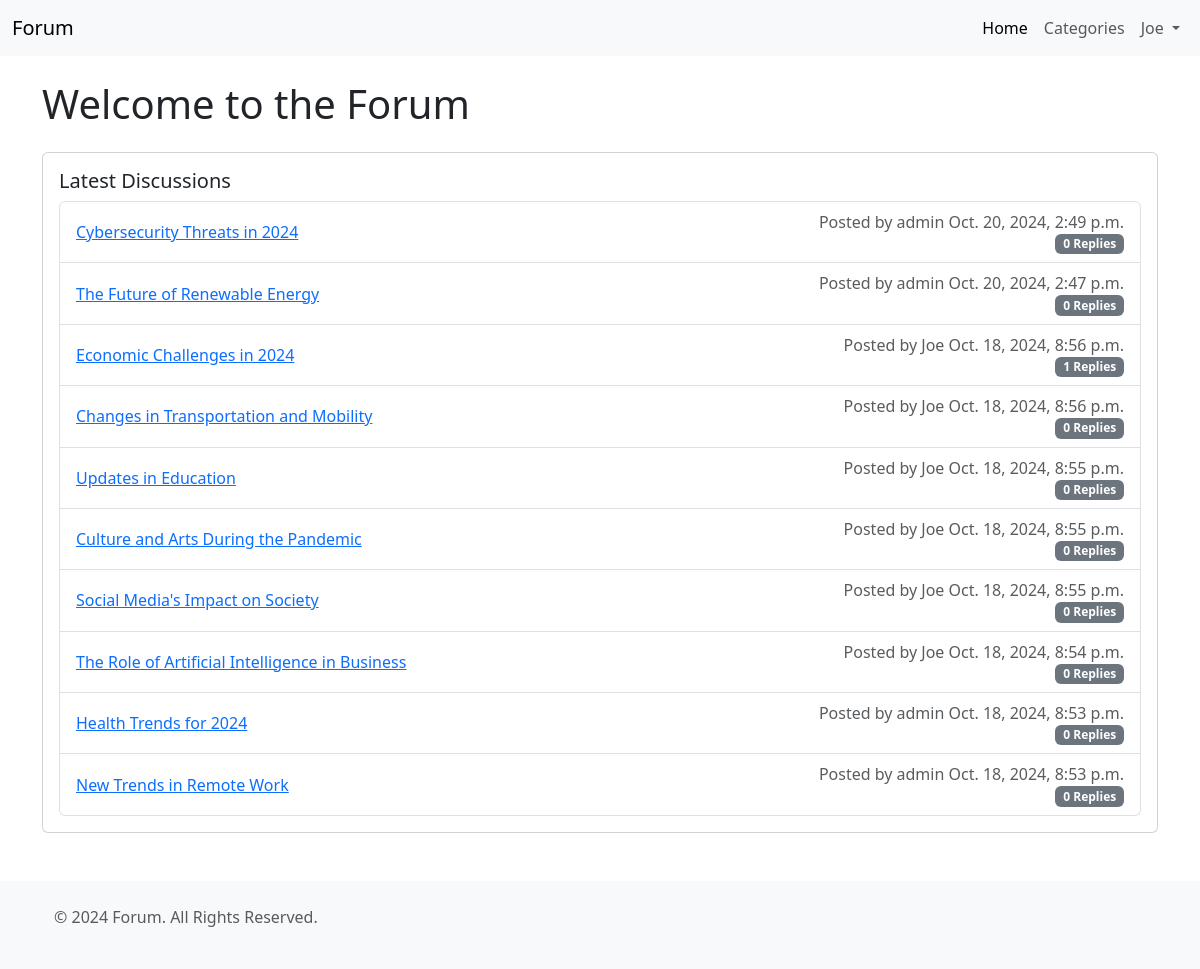
Screenshot of / (signed in) with the database file from the repository.
### forumapp/models.py (models this page shows, shortened)
class Topic(models.Model):
    title = models.CharField(max_length=200)
    slug = models.SlugField(max_length=200, unique=True, blank=True)
    content = models.TextField()
    created_at = models.DateTimeField(auto_now_add=True)
    updated_at = models.DateTimeField(auto_now=True)
    category = models.ForeignKey(Category, on_delete=models.CASCADE, related_name='topics')
    author = models.ForeignKey(User, on_delete=models.CASCADE, related_name='topics')

### forumapp/views.py (the view)
# urls.py: path('', views.index, name='index'),
def index(request: HttpRequest) -> HttpResponse:
    topics = Topic.objects.order_by('-created_at')[:10]
    return render(request, 'index.html', {'topics': topics})

### forumapp/templates/index.html
{% extends 'base.html' %}
{% load i18n %}
{% block content %}
<h1 class="mb-4">{% trans "Welcome to the Forum" %}</h1>
<div class="card mb-3">
    <div class="card-body">
        <h5 class="card-title">{% trans "Latest Discussions" %}</h5>
        <ul class="list-group">
            {% for topic in topics %}
            <li class="list-group-item d-flex justify-content-between align-items-center">
                <a href="{% url 'topic_detail' topic.slug %}">{{ topic.title }}</a>
                <div class="d-flex flex-column align-items-end">
                    <p class="text-muted mb-0">{% trans "Posted by" %} {{ topic.author }} {{topic.created_at}}</p>
                    <span class="badge bg-secondary">{{ topic.replies.count }} {% trans "Replies" %}</span>
                </div>
            </li>
            {% endfor %}
        </ul>
    </div>
</div>
{% endblock %}

### forumapp/templates/base.html (shortened to what this page needs)
{% load static %}
{% load i18n %}
<!DOCTYPE html>
<html lang="en">
<head>
    <link rel="stylesheet" href="https://cdn.jsdelivr.net/npm/bootstrap@5.3.3/dist/css/bootstrap.min.css"
>
    <link rel="stylesheet" href="https://cdn.jsdelivr.net/npm/bootstrap-icons@1.11.3/font/bootstrap-icons.css"
>
    <link rel="stylesheet" href="{% static 'css/styles.css' %}">
</head>
<body>
    <nav class="navbar navbar-expand-lg navbar-light bg-light">
        <div class="container-fluid">
            <a class="navbar-brand" href="{% url 'index' %}">{% trans "Forum" %}</a>
            <div class="collapse navbar-collapse" id="navbarNav">
                <ul class="navbar-nav ms-auto">
                    <li class="nav-item">
                        <a class="nav-link active" href="{% url 'index' %}">{% trans "Home" %}</a>
                    </li>
                    <li class="nav-item">
                        <a class="nav-link" href="{% url 'category_list' %}">{% trans "Categories" %}</a>
                    </li>
                    {% if user.is_authenticated %}
                        <li class="nav-item dropdown">
                            <a class="nav-link dropdown-toggle" href="#" id="userDropdown" role="button" data-bs-toggle="dropdown" aria-expanded="false">
                                {{ user.username }}
                            </a>
                        </li>
                    {% endif %}
                </ul>
            </div>
        </div>
    </nav>
    <div class="container mt-4">
        {% block content %}
        {% endblock %}
    </div>
    <footer class="bg-light text-center text-lg-start mt-5">
        <div class="container p-4">
            <p class="text-muted">&copy; {% trans "2024 Forum. All Rights Reserved." %}</p>
        </div>
    </footer>
</body>
</html>

### rows the page displays
Topic: title "Cybersecurity Threats in 2024", author "admin", created_at "Oct. 20, 2024, 2:49 p.m.", replies.count "0"
Topic: title "The Future of Renewable Energy", author "admin", created_at "Oct. 20, 2024, 2:47 p.m.", replies.count "0"
Topic: title "Economic Challenges in 2024", author "Joe", created_at "Oct. 18, 2024, 8:56 p.m.", replies.count "1"
Topic: title "Changes in Transportation and Mobility", author "Joe", created_at "Oct. 18, 2024, 8:56 p.m.", replies.count "0"
Topic: title "Updates in Education", author "Joe", created_at "Oct. 18, 2024, 8:55 p.m.", replies.count "0"
Topic: title "Culture and Arts During the Pandemic", author "Joe", created_at "Oct. 18, 2024, 8:55 p.m.", replies.count "0"
Topic: title "Social Media's Impact on Society", author "Joe", created_at "Oct. 18, 2024, 8:55 p.m.", replies.count "0"
Topic: title "The Role of Artificial Intelligence in Business", author "Joe", created_at "Oct. 18, 2024, 8:54 p.m.", replies.count "0"
Topic: title "Health Trends for 2024", author "admin", created_at "Oct. 18, 2024, 8:53 p.m.", replies.count "0"
Topic: title "New Trends in Remote Work", author "admin", created_at "Oct. 18, 2024, 8:53 p.m.", replies.count "0"

### other values shown
{{ user.username }} "Joe"
